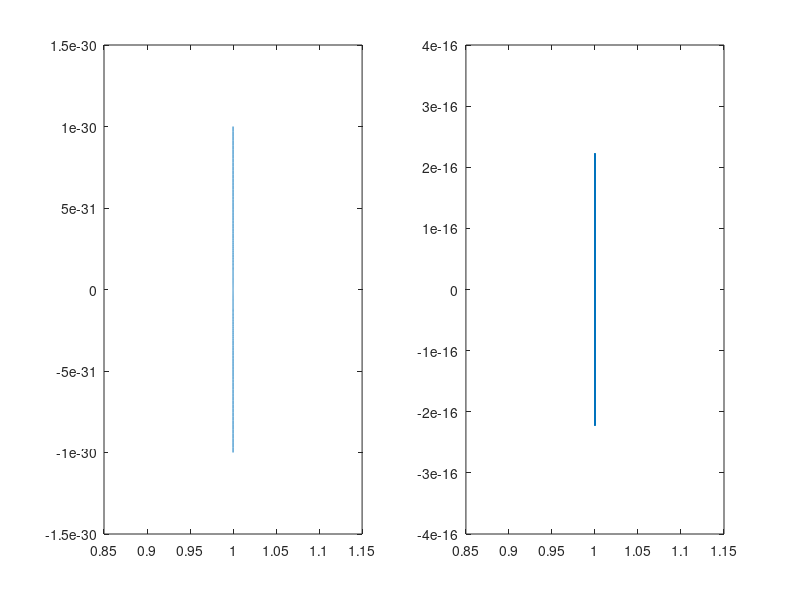

This figure's MATLAB source:
x=[1.0-10^(-10):10^(-12):1.0+10^(-10)];
f=(x-1).^3;
g=x.^3-3*x.^2+3*x-1;
subplot(1,2,1); plot(x,f);
subplot(1,2,2); plot(x,g);